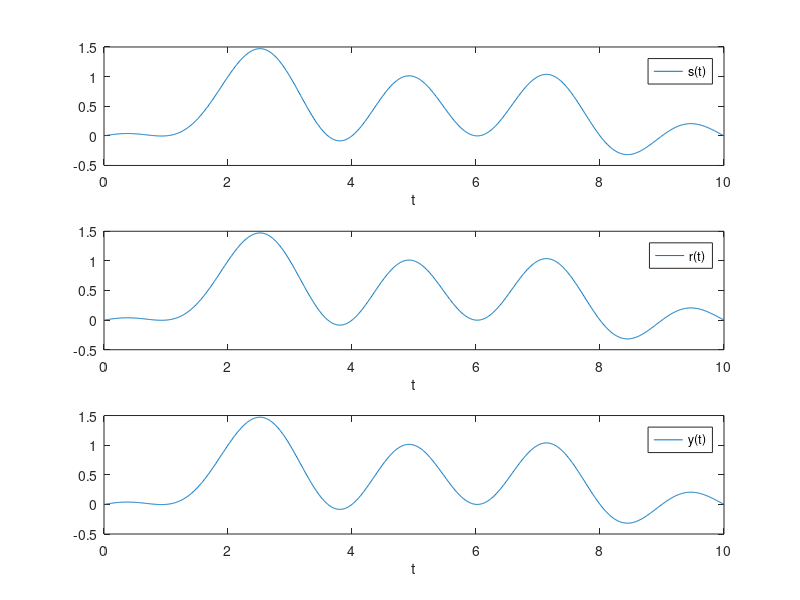

Write the MATLAB code that produced this figure. (Note: this script raises an error after producing the figure.)
clear;close all;clc;

Ts = 1; % 采样间隔 (s)
precision = 0.01;
t_start = 0;
t_end = 10;
t = (t_start + precision):(precision):(t_end);

% [发端]
a_k = [0, 1, 1, 0, 1, 0, 1]; % 要发送的比特序列

% 调制
s_t = zeros(1, length(t)); % 发送的波形：由比特序列调制得到

for n = 1:length(a_k)
    s_t = a_k(n) * sinc(t - n * Ts) + s_t;
end

subplot(3, 1, 1)
plot(t, s_t); xlabel("t"); legend("s(t)");

% [信道]
r_t = s_t; % r_t 经过信道后的波形
subplot(3, 1, 2)
plot(t, r_t); xlabel("t"); legend("r(t)");

% [接收]
y_t = r_t; % y_t 经过接收机后的波形
subplot(3, 1, 3)
plot(t, y_t); xlabel("t"); legend("y(t)");

% 采样/判决
y_n = zeros(1, length(a_k)); % y_n 采样得到的比特序列

for n = 1:length(a_k)
    y_n(n) = y_t(n * Ts / precision);
end

fprintf("y_n"); disp(y_n);

% [分析]
t_range = [0, 10];
t_N = (t_end - t_start) / precision;
omega_range = [-10, 10];
omega_N = 10000;

[t, omg, FT, IFT] = prefourier(t_range, t_N, omega_range, omega_N);
figure(); plot(omg, abs(FT * s_t')); xlabel("\omega"); legend("F(s_t)")
